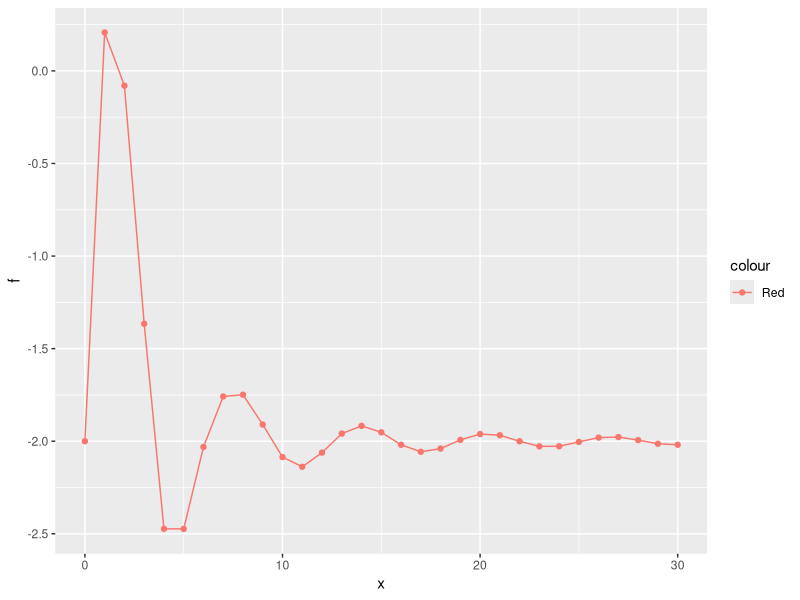
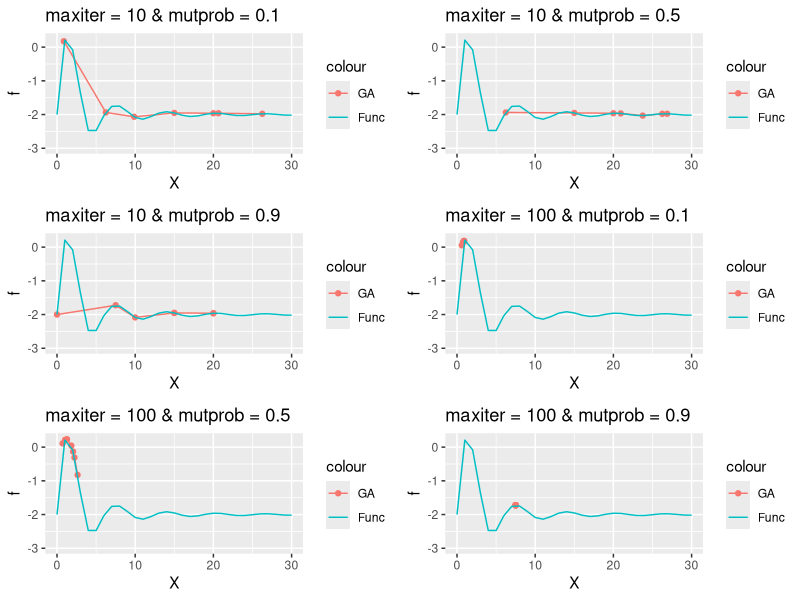
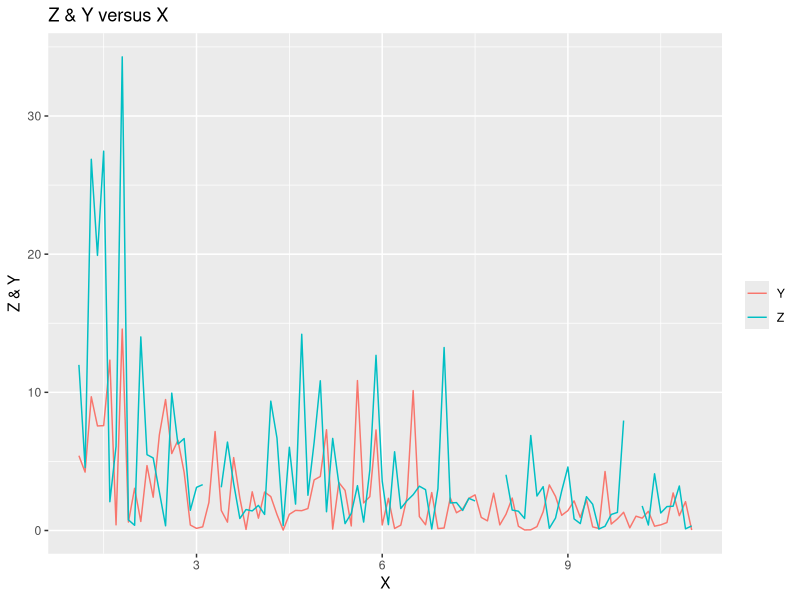
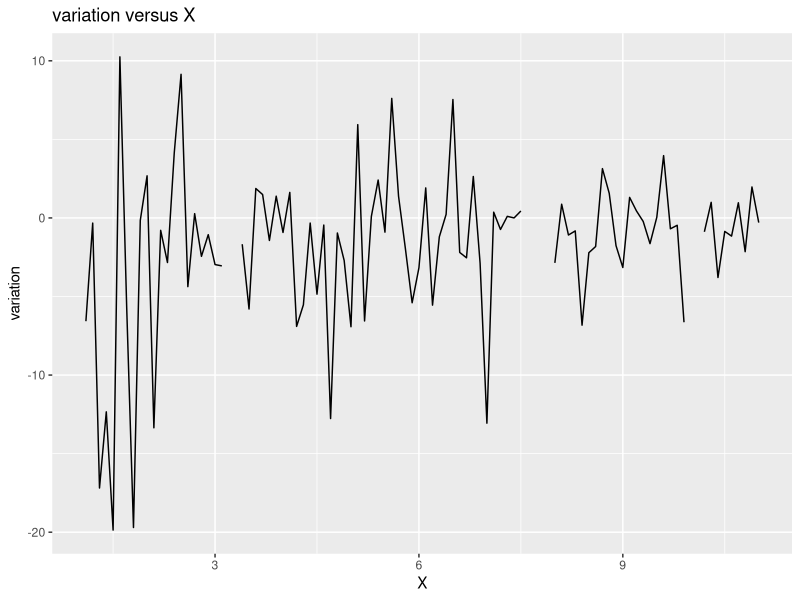

R code for these plots, in order:
## ---- chunk 1
knitr::opts_chunk$set(echo = TRUE, out.height = "300px")
## ---- chunk 2
# library used in this lab
library(ggplot2) # ex 2.1 - time series plot
library(gridExtra) 
## ---- chunk 3
# clean the environment
rm(list=ls())
## ---- chunk 4
# define the function
func = function(x){
  return((x^2/exp(x)) - 2 * exp(-(9 * sin(x))/ (x^2 +x +1)))
}
## ---- chunk 5
# crossover function
crossover = function(x,y){
  kid = (x+y)/2
  return(kid)
}
## ---- chunk 6
# mutate function
mutate = function(x){
  return(x^2 %%30)
}
## ---- chunk 7
#1.4a#############################################################
dataa <- data.frame(x=0:30,f=func(0:30))
plot1.4=ggplot(dataa,aes(x=x,y=f,color="Red"))+
  geom_line()+
  geom_point()   # max x=1
plot1.4
## ---- chunk 8
#1.4b#############################################################
# initial population
X <- seq(0,30,5)

#1.4c#############################################################
# the function values for each population points
Values <- func(X)
## ---- chunk 9
#1.4d#############################################################
set.seed(1234567)
func4 <- function(pars, animation = F){
  maxiter = pars$maxiter
  mutprob = pars$mutprob
  name = pars$name
  tX <- X
  for(i in 1:maxiter) {
    samples <- sample(tX, 2, replace = F)
    id <- which.min(func(tX))
    kid <- crossover(samples[1],samples[2])
    if(runif(1)>mutprob){
      kid <- mutate(kid)
    }
    tX[id] <- kid
    tX <- sort(tX)
    if(animation){
      plot(tX,func(tX),type = "b",xlim=c(0,30), ylim = c(-3,0.25),col="Blue")
      lines(x=seq(0,30),y=f(seq(0,30)))
      Sys.sleep(0.2)
    }
  }
  dt <- data.frame(X=tX,f=func(tX))
  pl = ggplot(dt,aes(x=X,y=f,color="Blue"))+
    geom_point()+
    geom_line()+
    geom_line(data=dataa,aes(x=x,y=f,color="Red"))+
    ylim(-3,0.25)+
    xlim(0,30)+
    ggtitle(name)+
    scale_color_discrete(labels=c("GA","Func"))
  return(pl)
}
## ---- chunk 10
maxiter = c(10,100)
mutprob = c(0.1,0.5,0.9)
names = c("maxiter = 10 & mutprob = 0.1",
          "maxiter = 100 & mutprob = 0.5",
          "maxiter = 10 & mutprob = 0.9",
          "maxiter = 100 & mutprob = 0.1",
          "maxiter = 10 & mutprob = 0.5",
          "maxiter = 100 & mutprob = 0.9")
pairs = data.frame(maxiter=rep(maxiter,3),mutprob=rep(mutprob,2),name=names)
pairs = split(pairs,pairs[,3])

plot(arrangeGrob(grobs=lapply(t(pairs), func4)))
## ---- chunk 11
# clean the environment
rm(list=ls())
# load the data
data2 = read.csv("physical1.csv")
## ---- chunk 12
# Z & Y versus X
col = c("Y" = "#FFC312", "Z" = "#0652DD")

data21 = reshape2::melt(data2, id.vars="X")
ggplot(data = data21, aes(x = X,y=value,color=variable)) +
  geom_line() +
  ggtitle("Z & Y versus X") + 
  ylab("Z & Y")+
  scale_color_discrete("")

## ---- chunk 13
ggplot(data = data.frame(X=data2$X,variation=data2$Y-data2$Z), aes(x = X)) +
  geom_line(aes(y = variation)) + 
  ggtitle("variation versus X")
## ---- chunk 14
# yloglik <- function(X, lda){sum(log(X))/log(lda)-sum(X)/lda}
zloglik <- function(X, lda){sum(log(X))/log(2*lda)-sum(X)/(2*lda)}


EM <- function(X, eps, kmax){
    Xobs <- X[!is.na(X)]
    Xmiss <- X[is.na(X)]
    n <- length(c(Xobs, Xmiss))
    r <- length(Xobs)

    k <- 1
    ldak <- 100
    
    # initial state
    llvalprev<-zloglik(Xobs, ldak)
    llvalcurr<-llvalprev+10+100*eps   #?????
    print(c(ldak, llvalcurr))

    while ((abs(llvalprev-llvalcurr)>eps) && (k<(kmax+1))){
    	llvalprev<-llvalcurr
    	## E-step
    	EY<-sum(Xobs)+(n-r)*muk
    	EY2<-sum(Yobs^2)+(n-r)*(muk^2+sigma2k)
    
    	## M-step
    	muk<-EY/n
    	sigma2k<-EY2/n-muk^2
    
    	## Compute log-likelihood
    	llvalcurr<-floglik(Yobs,muk,sigma2k,r)
    	k<-k+1
    
    	print(c(muk,sigma2k,llvalcurr))
    }
}

## ---- chunk 15

